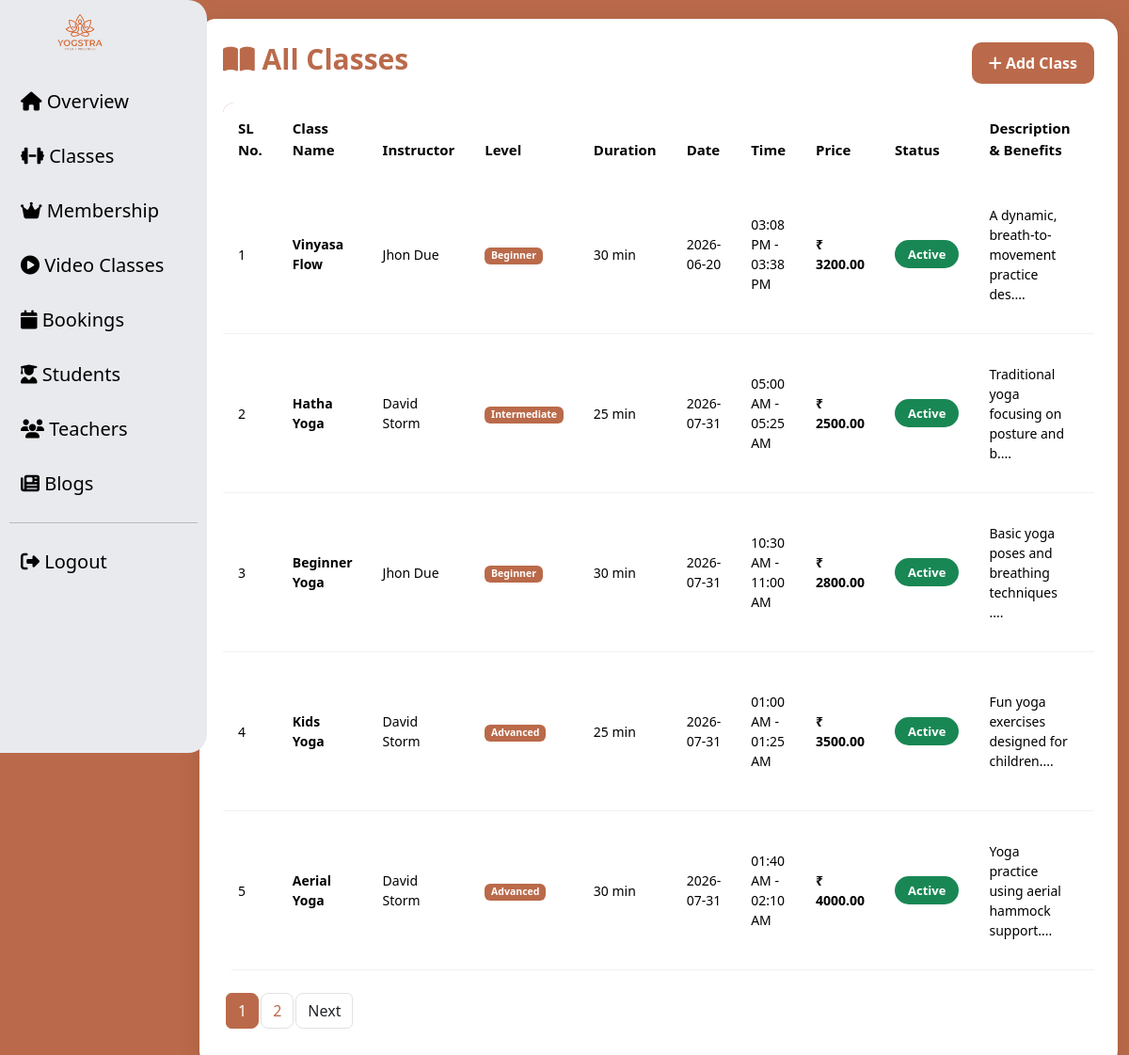
/admin/classes.php, run on the app's committed database.
### tables this page shows
CREATE TABLE `classes` (
  `id` int(11) NOT NULL,
  `name` varchar(100) NOT NULL,
  `instructor` varchar(100) NOT NULL,
  `level` varchar(50) NOT NULL,
  `duration` int(11) NOT NULL,
  `price` decimal(10,2) NOT NULL,
  `schedule_date` date NOT NULL,
  `start_time` time DEFAULT NULL,
  `end_time` time DEFAULT NULL,
  `description` text NOT NULL,
  `benefits` text DEFAULT NULL,
  `status` varchar(50) NOT NULL DEFAULT 'Active',
  `created_by` int(11) DEFAULT NULL
);

### admin/classes.php (the view, shortened to what this page needs)
<?php
global $conn;
$limit = 5;
$page = isset($_GET['page']) ? $_GET['page'] : 1;
$start = ($page - 1) * $limit;
$total_result = $conn->query("SELECT COUNT(id) AS total FROM classes");
$total_row = $total_result->fetch_assoc();
$total_records = $total_row['total'];
$total_pages = ceil($total_records / $limit);
$result = $conn->query("SELECT * FROM classes LIMIT $start, $limit");
?>
<!DOCTYPE html>
<html lang="en">
<head>
  <link href="https://cdn.jsdelivr.net/npm/bootstrap@5.3.2/dist/css/bootstrap.min.css" rel="stylesheet">
  <link rel="stylesheet" href="https://cdnjs.cloudflare.com/ajax/libs/font-awesome/6.5.1/css/all.min.css" />
</head>
<body style="background-color: #ba6a4a;">
  <div class="container-fluid">
    <div class="row">
      <div class="col-md-2  ">
        <?php include('sidebar.php'); ?>
      </div>
      <div class="col-md-10 ">
        <div class="main-box">
          <div class="d-flex justify-content-between align-items-center flex-wrap">
            <h2 class="page-title">
              <i class="fa fa-book-open"></i> All Classes
            </h2>
            <a href="add_class.php" class="add-btn">
              <i class="fa fa-plus"></i> Add Class
            </a>
          </div>
          <div class="table-responsive">
            <table class="table table-hover align-middle">
              <thead>
                <tr>
                  <th>SL No.</th>
                  <th>Class Name</th>
                  <th>Instructor</th>
                  <th>Level</th>
                  <th>Duration</th>
                  <th> Date</th>
                  <th>Time</th>
                  <th>Price</th>
                  <th>Status</th>
                  <th>Description & Benefits</th>
                  <th width="180">Action</th>
                </tr>
              </thead>
              <tbody>
                <?php
                $i = $start + 1;
                while ($row = $result->fetch_assoc()) {
                ?>
                  <tr>
                    <td><?php echo $i++; ?></td>
                    <td>
                      <strong>
                        <?php echo $row['name']; ?>
                      </strong>
                    </td>
                    <td>
                      <?php echo $row['instructor']; ?>
                    </td>
                    <td>
                      <span class="badge " style="background-color:#ba6a4a;">
                        <?php echo $row['level']; ?>
                      </span>
                    </td>
                    <td>
                      <?php echo $row['duration']; ?> min
                    </td>
                    <td>
                      <?php echo $row['schedule_date'] ?>
                    </td>
                    <td>
                      <?php echo date("h:i A", strtotime($row['start_time'])); ?>
                      -
                      <?php echo date("h:i A", strtotime($row['end_time'])); ?>
                    </td>
                    <td class="price">
                      ₹ <?php echo $row['price']; ?>
                    </td>
                    <td>
                      <?php
                      if ($row['status'] == 'Active') {
                        echo "<span class='status-active'>Active</span>";
                      } else {
                        echo "<span class='status-inactive'>Inactive</span>";
                      }
                      ?>
                    </td>
                    <td>
                      <?php echo substr($row['description'], 0, 50) . '....'; ?>
                    </td>
                    <td>
                    </td>
                  </tr>
                <?php } ?>
              </tbody>
            </table>
            <div class="d-flex justify-content-start mt-4">
              <nav>
                <ul class="pagination">
                  <?php for ($i = 1; $i <= $total_pages; $i++) { ?>
                    <li class="page-item <?php if ($page == $i) {
                                            echo 'active';
                                          } ?>">
                      <a class="page-link"
                        href="?page=<?php echo $i; ?>">
                        <?php echo $i; ?>
                      </a>
                    </li>
                  <?php } ?>
                  <?php if ($page < $total_pages) { ?>
                    <li class="page-item">
                      <a class="page-link text-dark"
                        href="?page=<?php echo $page + 1; ?>">
                        Next
                      </a>
                    </li>
                  <?php } ?>
                </ul>
              </nav>
            </div>
          </div>
        </div>
      </div>
    </div>
  </div>
</body>
</html>

### admin/classes.php (style rules this page uses)
body { font-family: Arial, sans-serif; }
.main-box { background: white; border-radius: 18px; padding: 25px; box-shadow: 0 5px 25px rgba(0, 0, 0, 0.1); margin-top: 20px; }
.page-title { font-size: 30px; font-weight: bold; color: #ba6a4a; }
.add-btn { background: #ba6a4a; color: white; border: none; padding: 10px 18px; border-radius: 10px; transition: 0.3s; text-decoration: none; font-weight: 600; }
.table { margin-top: 20px; overflow: hidden; border-radius: 12px; }
.table thead { background: #ba6a4a; color: white; }
.table thead th { padding: 16px; border: none; font-size: 15px; }
.table tbody td { padding: 16px; vertical-align: middle; border-bottom: 1px solid #f1f1f1; font-size: 14px; }
.table tbody tr { transition: 0.3s; }
.price { color: #198754; font-weight: bold; font-size: 15px; }
.status-active { background: #198754; color: white; padding: 6px 14px; border-radius: 20px; font-size: 13px; font-weight: 600; }
.pagination .page-item.active .page-link { background: #ba6a4a; border-color: #ba6a4a; color: white; }
.pagination .page-link { color: #ba6a4a; border-radius: 8px; margin: 0 3px; transition: 0.3s; }

### data on the page
classes: name "Vinyasa Flow", instructor "Jhon Due", level "Beginner", duration "30", schedule_date "2026-06-20", start_time "03:08 PM", end_time "03:38 PM", price "3200.00", status "Active", description "A dynamic, breath-to-movement practice des"
classes: name "Hatha Yoga", instructor "David Storm", level "Intermediate", duration "25", schedule_date "2026-07-31", start_time "05:00 AM", end_time "05:25 AM", price "2500.00", status "Active", description "Traditional yoga focusing on posture and b"
classes: name "Beginner Yoga", instructor "Jhon Due", level "Beginner", duration "30", schedule_date "2026-07-31", start_time "10:30 AM", end_time "11:00 AM", price "2800.00", status "Active", description "Basic yoga poses and breathing techniques"
classes: name "Kids Yoga", instructor "David Storm", level "Advanced", duration "25", schedule_date "2026-07-31", start_time "01:00 AM", end_time "01:25 AM", price "3500.00", status "Active", description "Fun yoga exercises designed for children"
classes: name "Aerial Yoga", instructor "David Storm", level "Advanced", duration "30", schedule_date "2026-07-31", start_time "01:40 AM", end_time "02:10 AM", price "4000.00", status "Active", description "Yoga practice using aerial hammock support"
